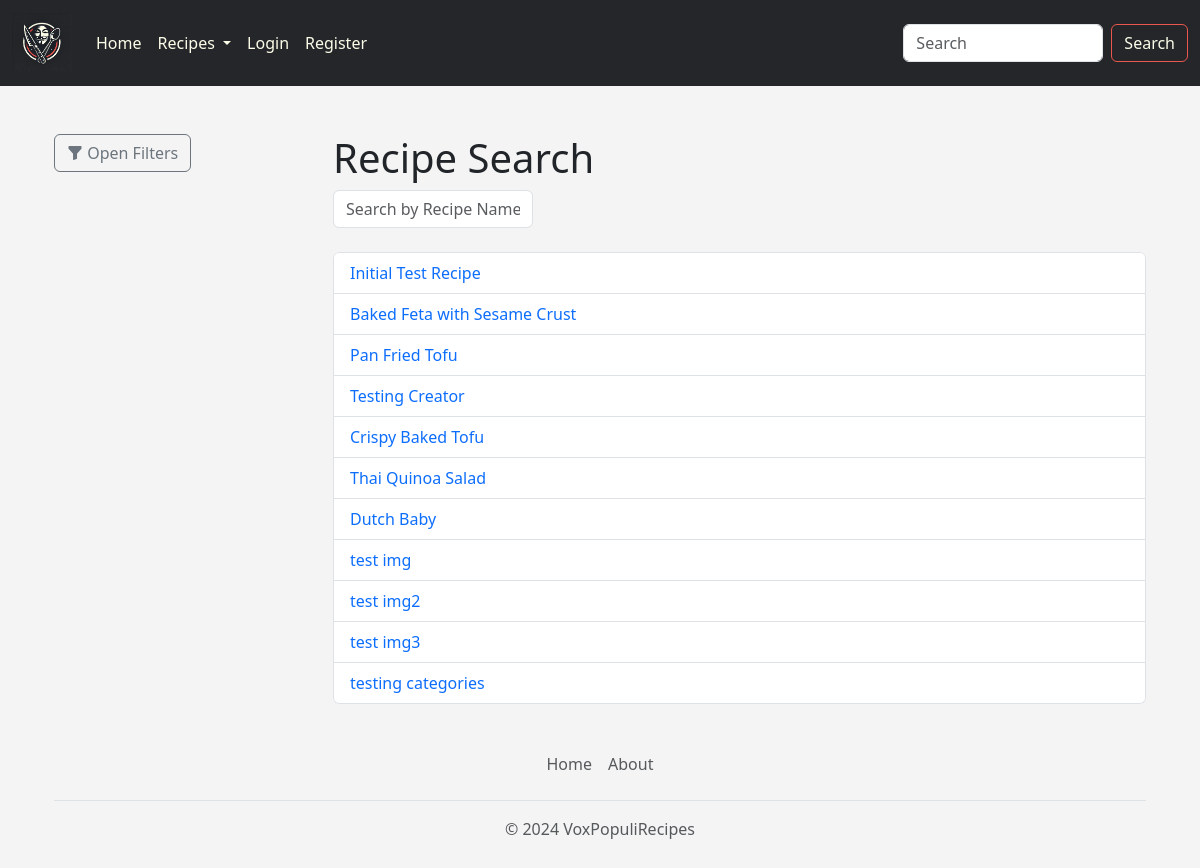
/search/, run on an earlier commit of the app's database.
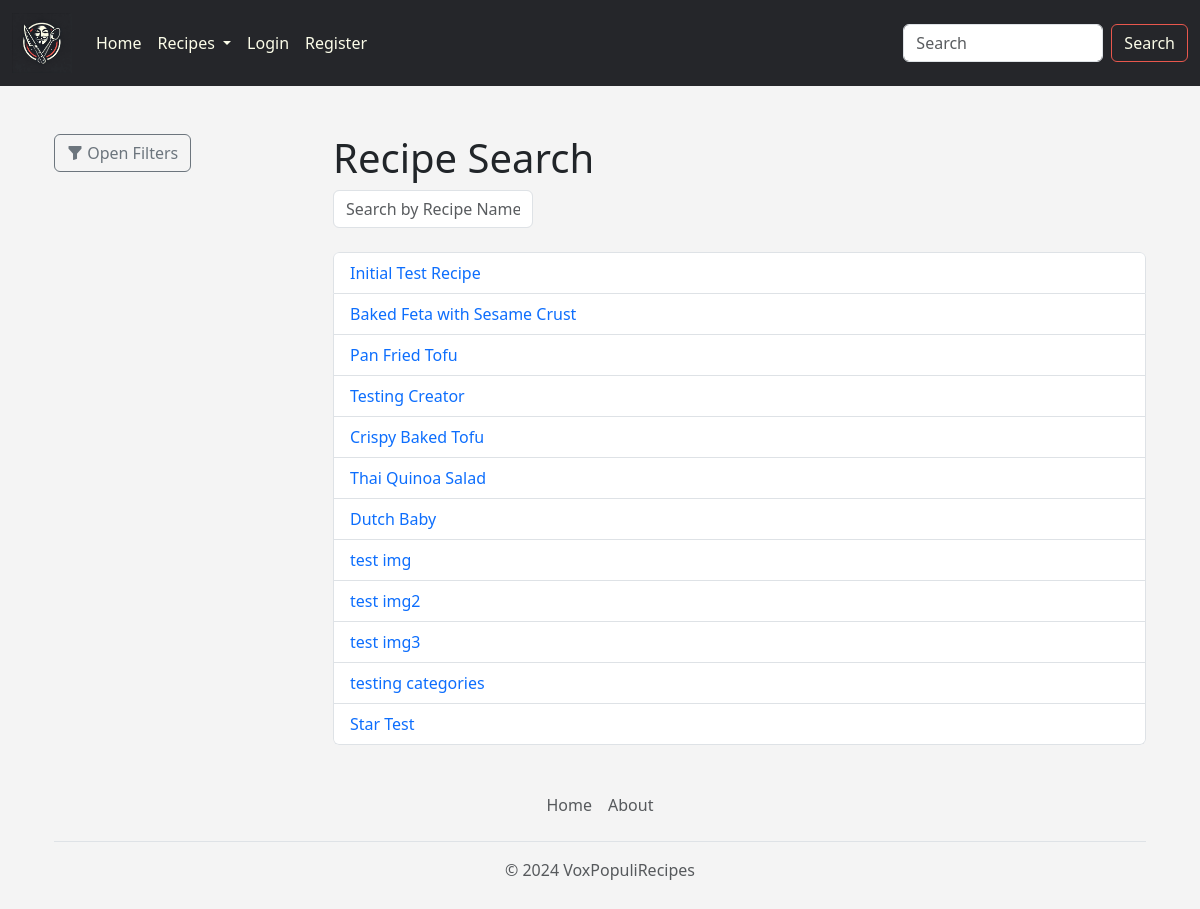
And on a later commit of the database.
### voxpopulirecipes/models.py (models this page shows, shortened)
class Recipe(models.Model):
    title = models.CharField(max_length=200)
    pub_date = models.DateTimeField("date published")
    created_by = models.CharField(max_length=200, blank=True, null=True)
    creator = models.ForeignKey(User, on_delete=models.CASCADE, blank=True, null=True)
    mealType = models.ForeignKey("MealType", on_delete=models.SET_NULL, blank=True, null=True)
    cuisine = models.ForeignKey("Cuisine", on_delete=models.SET_NULL, blank=True, null=True)
    image = models.ImageField(upload_to='uploads/recipe/', blank=True, null=True)
    baking = models.BooleanField(default=False)

### voxpopulirecipes/views.py (the view)
# urls.py: path("search/", views.search_recipe, name="search_recipe"),
def search_recipe(request):
    search_text = ""
    if request.method == "POST":
        search_text = request.POST.get("search_text")
    all_recipes = Recipe.objects.all().order_by("id")
    all_unique_ingredients = Ingredient.objects.values_list("ingredient_text", flat=True).distinct().order_by("ingredient_text")
    template = loader.get_template("voxpopulirecipes/search.html")
    context = {
        "all_recipes": all_recipes,
        "all_unique_ingredients": all_unique_ingredients,
        "search_text": search_text,
    }
    return HttpResponse(template.render(context, request))

### voxpopulirecipes/models.py (called while the page is built)
    def __str__(self):
        return self.ingredient_text

### voxpopulirecipes/templates/voxpopulirecipes/search.html (shortened to what this page needs)
{% extends 'voxpopulirecipes/base.html' %}
{% block content %}
<div class="container-fluid mt-4">
    <div class="row">
        <div class="col-md-3">
            <button class="btn btn-outline-secondary mb-3" data-bs-toggle="offcanvas" data-bs-target="#filterSidebar" aria-controls="filterSidebar">
                <i class="bi bi-funnel-fill"></i> Open Filters
            </button>
        </div>
        <div class="col-md-9">
            <h1>Recipe Search</h1>
            <input type="text" id="search-name" class="form-control mb-4" placeholder="Search by Recipe Name..." onkeyup="searchRecipeName()" value="{{search_text}}">
            <ul id="recipe-list" class="list-group">
                {% for recipe in all_recipes %}
                    <li class="list-group-item recipe_option" data-ingredients="{{ recipe.ingredient_set.all|join:',' }}">
                        <a href="{% url 'voxpopulirecipes:detail' recipe.id %}" class="text-decoration-none" data-id="{{ recipe.id }}">{{ recipe.title }}</a>
                    </li>
                {% endfor %}
            </ul>
        </div>
    </div>
</div>
{% endblock %}

What changed in the data, as far as the page shows it:
added Recipe: title "Star Test"
